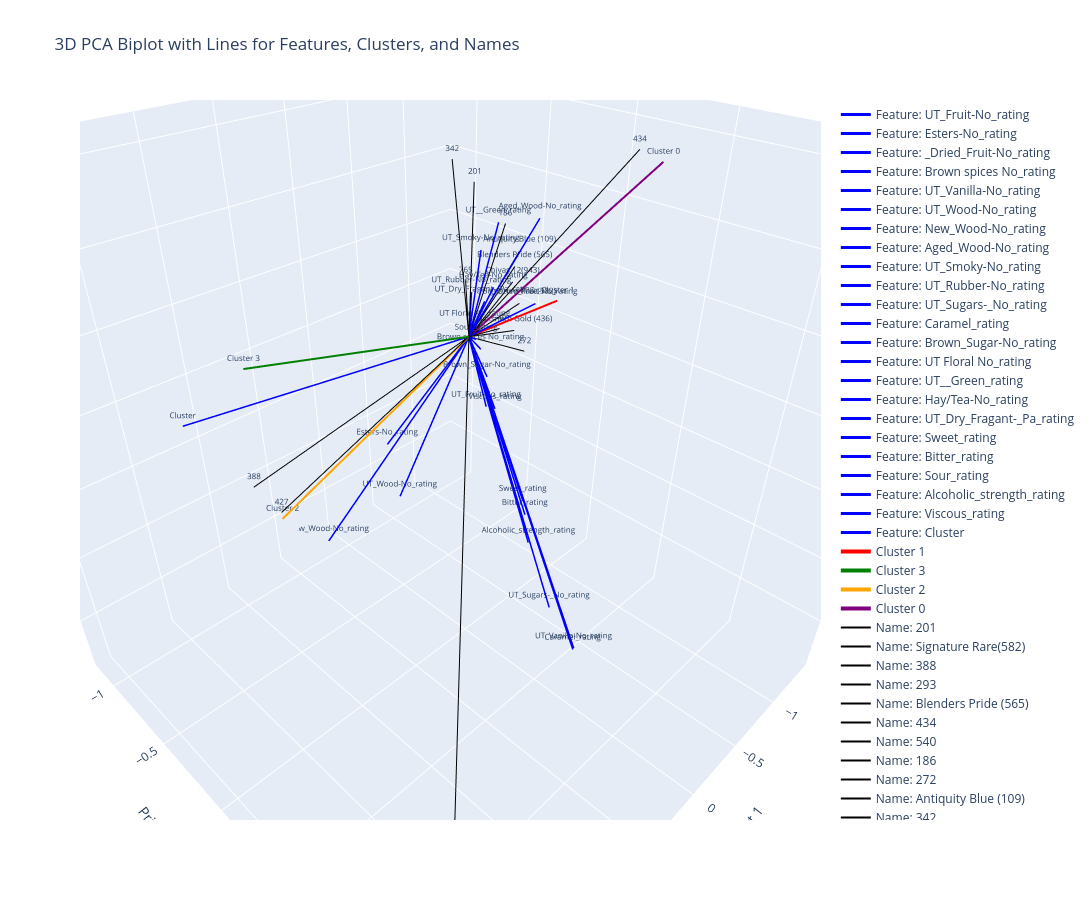

Notebook code cell kept with this figure:
### Code cell
import pandas as pd
import numpy as np
from sklearn.decomposition import PCA
from sklearn.preprocessing import normalize
import plotly.graph_objects as go

# Step 1: Load Data
data = pd.read_csv(r"D:\CRG\Diageo\biplot_data.csv")

# Step 2: Perform PCA on Features
flavor_columns = data.columns[2:]  # Exclude 'Cluster' and 'Name'
pca = PCA(n_components=3)
pca_result = pca.fit_transform(data[flavor_columns])

# Add PCA Results to Data
data['PC1'] = pca_result[:, 0]
data['PC2'] = pca_result[:, 1]
data['PC3'] = pca_result[:, 2]

# Step 3: Compute PCA Loadings (Feature Directions)
loadings = pca.components_.T
normalized_loadings = normalize(loadings, axis=0)
scaling_factor = 2

# Step 4: Create Unique 3D Biplot
fig = go.Figure()

# --- Add Lines for PCA Features (No Duplicates) ---
for i, column in enumerate(flavor_columns):
    fig.add_trace(go.Scatter3d(
        x=[0, normalized_loadings[i, 0] * scaling_factor],
        y=[0, normalized_loadings[i, 1] * scaling_factor],
        z=[0, normalized_loadings[i, 2] * scaling_factor],
        mode='lines+text',
        line=dict(color='blue', width=3),
        text=[None, column],
        textposition='top center',
        name=f"Feature: {column}",
        textfont=dict(size=8)  # Reduce font size for feature labels
    ))

# --- Add Single Lines for Each Cluster (Average Position) ---
clusters = data['Cluster'].unique()
cluster_colors = ['red', 'green', 'orange', 'purple']

for i, cluster in enumerate(clusters):
    cluster_data = data[data['Cluster'] == cluster]
    fig.add_trace(go.Scatter3d(
        x=[0, cluster_data['PC1'].mean()],
        y=[0, cluster_data['PC2'].mean()],
        z=[0, cluster_data['PC3'].mean()],
        mode='lines+text',
        line=dict(color=cluster_colors[i], width=4),
        text=[None, f"Cluster {cluster}"],
        textposition='top center',
        name=f"Cluster {cluster}",
        textfont=dict(size=8)  # Reduce font size for cluster labels
    ))

# --- Add Lines for Each Name ---
names = data['Name'].unique()

for name in names:
    name_data = data[data['Name'] == name]
    fig.add_trace(go.Scatter3d(
        x=[0, name_data['PC1'].mean()],
        y=[0, name_data['PC2'].mean()],
        z=[0, name_data['PC3'].mean()],
        mode='lines+text',
        line=dict(color='black', width=2),  # Change color for Names lines if needed
        text=[None, name],
        textposition='top center',
        name=f"Name: {name}",
        textfont=dict(size=8)  # Reduce font size for name labels
    ))

# Layout for Better Visibility
fig.update_layout(
    title="3D PCA Biplot with Lines for Features, Clusters, and Names",
    scene=dict(
        xaxis_title="Principal Component 1",
        yaxis_title="Principal Component 2",
        zaxis_title="Principal Component 3",
        aspectmode='manual',
        aspectratio=dict(x=1.5, y=1.5, z=1.5)
    ),
    width=1200,
    height=900,
    showlegend=True
)

fig.show()

### Figure 1 — Plotly figure (JSON) as saved in the notebook; plotly's stock layout.template omitted (floating-point values rounded to 4 significant figures)
{"data": [{"line": {"color": "blue", "width": 3}, "mode": "lines+text", "name": "Feature: UT_Fruit-No_rating", "text": [null, "UT_Fruit-No_rating"], "textfont": {"size": 8}, "textposition": "top center", "type": "scatter3d", "x": [0, -0.3591], "y": [0, -0.1289], "z": [0, -0.2874]}, {"line": {"color": "blue", "width": 3}, "mode": "lines+text", "name": "Feature: Esters-No_rating", "text": [null, "Esters-No_rating"], "textfont": {"size": 8}, "textposition": "top center", "type": "scatter3d", "x": [0, 0.07467], "y": [0, -0.5176], "z": [0, -0.4278]}, {"line": {"color": "blue", "width": 3}, "mode": "lines+text", "name": "Feature: _Dried_Fruit-No_rating", "text": [null, "_Dried_Fruit-No_rating"], "textfont": {"size": 8}, "textposition": "top center", "type": "scatter3d", "x": [0, -0.2802], "y": [0, 0.1897], "z": [0, 0.08156]}, {"line": {"color": "blue", "width": 3}, "mode": "lines+text", "name": "Feature: Brown spices No_rating", "text": [null, "Brown spices No_rating"], "textfont": {"size": 8}, "textposition": "top center", "type": "scatter3d", "x": [0, -0.02804], "y": [0, 0.05235], "z": [0, -0.02643]}, {"line": {"color": "blue", "width": 3}, "mode": "lines+text", "name": "Feature: UT_Vanilla-No_rating", "text": [null, "UT_Vanilla-No_rating"], "textfont": {"size": 8}, "textposition": "top center", "type": "scatter3d", "x": [0, 0.2976], "y": [0, 0.8649], "z": [0, -0.6058]}, {"line": {"color": "blue", "width": 3}, "mode": "lines+text", "name": "Feature: UT_Wood-No_rating", "text": [null, "UT_Wood-No_rating"], "textfont": {"size": 8}, "textposition": "top center", "type": "scatter3d", "x": [0, -0.2006], "y": [0, -0.6708], "z": [0, -0.718]}, {"line": {"color": "blue", "width": 3}, "mode": "lines+text", "name": "Feature: New_Wood-No_rating", "text": [null, "New_Wood-No_rating"], "textfont": {"size": 8}, "textposition": "top center", "type": "scatter3d", "x": [0, 0.1598], "y": [0, -1.042], "z": [0, -0.9351]}, {"line": {"color": "blue", "width": 3}, "mode": "lines+text", "name": "Feature: Aged_Wood-No_rating", "text": [null, "Aged_Wood-No_rating"], "textfont": {"size": 8}, "textposition": "top center", "type": "scatter3d", "x": [0, -0.3174], "y": [0, 0.1633], "z": [0, 0.2758]}, {"line": {"color": "blue", "width": 3}, "mode": "lines+text", "name": "Feature: UT_Smoky-No_rating", "text": [null, "UT_Smoky-No_rating"], "textfont": {"size": 8}, "textposition": "top center", "type": "scatter3d", "x": [0, -0.07489], "y": [0, 0.009032], "z": [0, 0.2066]}, {"line": {"color": "blue", "width": 3}, "mode": "lines+text", "name": "Feature: UT_Rubber-No_rating", "text": [null, "UT_Rubber-No_rating"], "textfont": {"size": 8}, "textposition": "top center", "type": "scatter3d", "x": [0, -0.314], "y": [0, -0.2089], "z": [0, 0.0365]}, {"line": {"color": "blue", "width": 3}, "mode": "lines+text", "name": "Feature: UT_Sugars-_No_rating", "text": [null, "UT_Sugars-_No_rating"], "textfont": {"size": 8}, "textposition": "top center", "type": "scatter3d", "x": [0, 0.128], "y": [0, 0.6236], "z": [0, -0.6121]}, {"line": {"color": "blue", "width": 3}, "mode": "lines+text", "name": "Feature: Caramel_rating", "text": [null, "Caramel_rating"], "textfont": {"size": 8}, "textposition": "top center", "type": "scatter3d", "x": [0, 0.3095], "y": [0, 0.8665], "z": [0, -0.6057]}, {"line": {"color": "blue", "width": 3}, "mode": "lines+text", "name": "Feature: Brown_Sugar-No_rating", "text": [null, "Brown_Sugar-No_rating"], "textfont": {"size": 8}, "textposition": "top center", "type": "scatter3d", "x": [0, -0.0863], "y": [0, 0.05465], "z": [0, -0.1106]}, {"line": {"color": "blue", "width": 3}, "mode": "lines+text", "name": "Feature: UT Floral No_rating", "text": [null, "UT Floral No_rating"], "textfont": {"size": 8}, "textposition": "top center", "type": "scatter3d", "x": [0, -0.02577], "y": [0, 0.01641], "z": [0, 0.02839]}, {"line": {"color": "blue", "width": 3}, "mode": "lines+text", "name": "Feature: UT__Green_rating", "text": [null, "UT__Green_rating"], "textfont": {"size": 8}, "textposition": "top center", "type": "scatter3d", "x": [0, -0.1217], "y": [0, 0.06994], "z": [0, 0.2737]}, {"line": {"color": "blue", "width": 3}, "mode": "lines+text", "name": "Feature: Hay/Tea-No_rating", "text": [null, "Hay/Tea-No_rating"], "textfont": {"size": 8}, "textposition": "top center", "type": "scatter3d", "x": [0, -0.1195], "y": [0, 0.05473], "z": [0, 0.1191]}, {"line": {"color": "blue", "width": 3}, "mode": "lines+text", "name": "Feature: UT_Dry_Fragant-_Pa_rating", "text": [null, "UT_Dry_Fragant-_Pa_rating"], "textfont": {"size": 8}, "textposition": "top center", "type": "scatter3d", "x": [0, -0.1016], "y": [0, 0.01818], "z": [0, 0.08011]}, {"line": {"color": "blue", "width": 3}, "mode": "lines+text", "name": "Feature: Sweet_rating", "text": [null, "Sweet_rating"], "textfont": {"size": 8}, "textposition": "top center", "type": "scatter3d", "x": [0, -0.2113], "y": [0, 0.227], "z": [0, -0.4682]}, {"line": {"color": "blue", "width": 3}, "mode": "lines+text", "name": "Feature: Bitter_rating", "text": [null, "Bitter_rating"], "textfont": {"size": 8}, "textposition": "top center", "type": "scatter3d", "x": [0, -0.3107], "y": [0, 0.1873], "z": [0, -0.5509]}, {"line": {"color": "blue", "width": 3}, "mode": "lines+text", "name": "Feature: Sour_rating", "text": [null, "Sour_rating"], "textfont": {"size": 8}, "textposition": "top center", "type": "scatter3d", "x": [0, -0.02068], "y": [0, 0.02836], "z": [0, -0.004598]}, {"line": {"color": "blue", "width": 3}, "mode": "lines+text", "name": "Feature: Alcoholic_strength_rating", "text": [null, "Alcoholic_strength_rating"], "textfont": {"size": 8}, "textposition": "top center", "type": "scatter3d", "x": [0, -0.3676], "y": [0, 0.1867], "z": [0, -0.6648]}, {"line": {"color": "blue", "width": 3}, "mode": "lines+text", "name": "Feature: Viscous_rating", "text": [null, "Viscous_rating"], "textfont": {"size": 8}, "textposition": "top center", "type": "scatter3d", "x": [0, -0.07983], "y": [0, 0.1122], "z": [0, -0.187]}, {"line": {"color": "blue", "width": 3}, "mode": "lines+text", "name": "Feature: Cluster", "text": [null, "Cluster"], "textfont": {"size": 8}, "textposition": "top center", "type": "scatter3d", "x": [0, 1.727], "y": [0, -0.1929], "z": [0, 0.01979]}, {"line": {"color": "red", "width": 4}, "mode": "lines+text", "name": "Cluster 1", "text": [null, "Cluster 1"], "textfont": {"size": 8}, "textposition": "top center", "type": "scatter3d", "x": [0, -0.6542], "y": [0, 0.09208], "z": [0, 0.02209]}, {"line": {"color": "green", "width": 4}, "mode": "lines+text", "name": "Cluster 3", "text": [null, "Cluster 3"], "textfont": {"size": 8}, "textposition": "top center", "type": "scatter3d", "x": [0, 1.676], "y": [0, 0.2249], "z": [0, 0.229]}, {"line": {"color": "orange", "width": 4}, "mode": "lines+text", "name": "Cluster 2", "text": [null, "Cluster 2"], "textfont": {"size": 8}, "textposition": "top center", "type": "scatter3d", "x": [0, 0.5673], "y": [0, -1.034], "z": [0, -0.7445]}, {"line": {"color": "purple", "width": 4}, "mode": "lines+text", "name": "Cluster 0", "text": [null, "Cluster 0"], "textfont": {"size": 8}, "textposition": "top center", "type": "scatter3d", "x": [0, -1.364], "y": [0, 0.2233], "z": [0, 0.3177]}, {"line": {"color": "black", "width": 2}, "mode": "lines+text", "name": "Name: 201", "text": [null, "201"], "textfont": {"size": 8}, "textposition": "top center", "type": "scatter3d", "x": [0, -0.05493], "y": [0, -0.02144], "z": [0, 0.3569]}, {"line": {"color": "black", "width": 2}, "mode": "lines+text", "name": "Name: Signature Rare(582)", "text": [null, "Signature Rare(582)"], "textfont": {"size": 8}, "textposition": "top center", "type": "scatter3d", "x": [0, -0.3585], "y": [0, 0.05248], "z": [0, 0.0471]}, {"line": {"color": "black", "width": 2}, "mode": "lines+text", "name": "Name: 388", "text": [null, "388"], "textfont": {"size": 8}, "textposition": "top center", "type": "scatter3d", "x": [0, 0.7001], "y": [0, -1.121], "z": [0, -0.6193]}, {"line": {"color": "black", "width": 2}, "mode": "lines+text", "name": "Name: 293", "text": [null, "293"], "textfont": {"size": 8}, "textposition": "top center", "type": "scatter3d", "x": [0, 2.009], "y": [0, 1.372], "z": [0, -0.6925]}, {"line": {"color": "black", "width": 2}, "mode": "lines+text", "name": "Name: Blenders Pride (565)", "text": [null, "Blenders Pride (565)"], "textfont": {"size": 8}, "textposition": "top center", "type": "scatter3d", "x": [0, -0.312], "y": [0, 0.04575], "z": [0, 0.1455]}, {"line": {"color": "black", "width": 2}, "mode": "lines+text", "name": "Name: 434", "text": [null, "434"], "textfont": {"size": 8}, "textposition": "top center", "type": "scatter3d", "x": [0, -1.15], "y": [0, 0.1951], "z": [0, 0.3611]}, {"line": {"color": "black", "width": 2}, "mode": "lines+text", "name": "Name: 540", "text": [null, "540"], "textfont": {"size": 8}, "textposition": "top center", "type": "scatter3d", "x": [0, -0.08742], "y": [0, 0.1175], "z": [0, 0.03161]}, {"line": {"color": "black", "width": 2}, "mode": "lines+text", "name": "Name: 186", "text": [null, "186"], "textfont": {"size": 8}, "textposition": "top center", "type": "scatter3d", "x": [0, -0.2523], "y": [0, 0.02224], "z": [0, 0.2509]}, {"line": {"color": "black", "width": 2}, "mode": "lines+text", "name": "Name: 272", "text": [null, "272"], "textfont": {"size": 8}, "textposition": "top center", "type": "scatter3d", "x": [0, -0.2888], "y": [0, 0.1377], "z": [0, -0.05402]}, {"line": {"color": "black", "width": 2}, "mode": "lines+text", "name": "Name: Antiquity Blue (109)", "text": [null, "Antiquity Blue (109)"], "textfont": {"size": 8}, "textposition": "top center", "type": "scatter3d", "x": [0, -0.2932], "y": [0, 0.07867], "z": [0, 0.1893]}, {"line": {"color": "black", "width": 2}, "mode": "lines+text", "name": "Name: 342", "text": [null, "342"], "textfont": {"size": 8}, "textposition": "top center", "type": "scatter3d", "x": [0, 0.1327], "y": [0, -0.005824], "z": [0, 0.422]}, {"line": {"color": "black", "width": 2}, "mode": "lines+text", "name": "Name: Chivas 12(943)", "text": [null, "Chivas 12(943)"], "textfont": {"size": 8}, "textposition": "top center", "type": "scatter3d", "x": [0, -0.3324], "y": [0, 0.02446], "z": [0, 0.1006]}, {"line": {"color": "black", "width": 2}, "mode": "lines+text", "name": "Name: Oaksmith Gold (436)", "text": [null, "Oaksmith Gold (436)"], "textfont": {"size": 8}, "textposition": "top center", "type": "scatter3d", "x": [0, -0.3499], "y": [0, 0.03497], "z": [0, -0.02724]}, {"line": {"color": "black", "width": 2}, "mode": "lines+text", "name": "Name: 427", "text": [null, "427"], "textfont": {"size": 8}, "textposition": "top center", "type": "scatter3d", "x": [0, 0.7151], "y": [0, -0.8545], "z": [0, -0.6306]}, {"line": {"color": "black", "width": 2}, "mode": "lines+text", "name": "Name: 765", "text": [null, "765"], "textfont": {"size": 8}, "textposition": "top center", "type": "scatter3d", "x": [0, -0.07807], "y": [0, -0.07894], "z": [0, 0.1185]}], "layout": {"height": 900, "scene": {"aspectmode": "manual", "aspectratio": {"x": 1.5, "y": 1.5, "z": 1.5}, "xaxis": {"title": {"text": "Principal Component 1"}}, "yaxis": {"title": {"text": "Principal Component 2"}}, "zaxis": {"title": {"text": "Principal Component 3"}}}, "showlegend": true, "title": {"text": "3D PCA Biplot with Lines for Features, Clusters, and Names"}, "width": 1200}}
